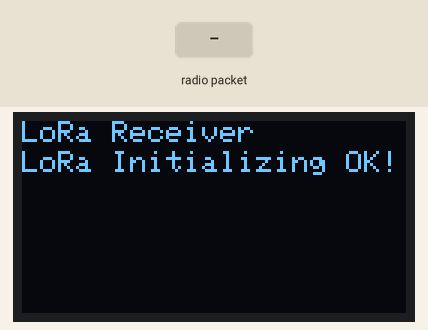
Bench run of a sketch on a simulated Arduino Uno, built with avr-gcc and run on an emulated ATmega328P. On the bench: 128×64 one-colour display. Inputs (shaded band) come from the test bench. No radio packets arrive unless stated; what the sketch prints to the serial monitor is not drawn.

Above: at 1.3 s.
1.4 s: radio packet "1" arrives
At 3.4 s:
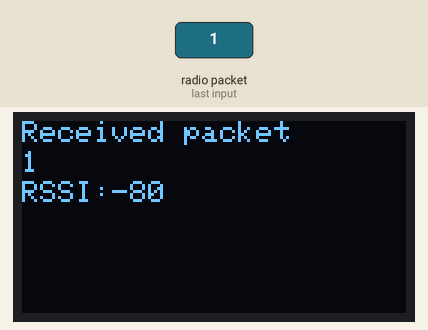
3.9 s: radio packet "0" arrives
At 5.3 s:
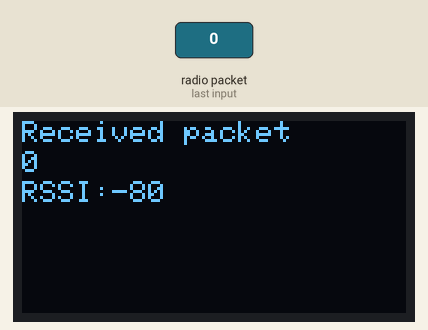
6.4 s: radio packet "2" arrives
At 6.9 s:
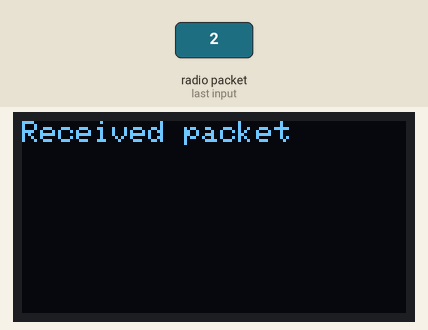
Timing chart, 0 to 9.4 s (numbered marks = the images above; inputs shaded):
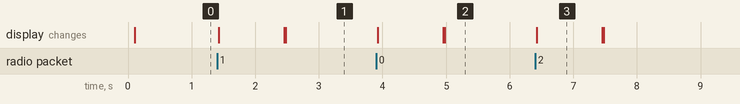

The sketch:

lora_receiver.ino
```cpp
#include <SPI.h>
#include <LoRa.h>
#include <Wire.h>
#include <Adafruit_SSD1306.h>
#include <Adafruit_GFX.h>

//define the pins used by the transceiver module
#define ss 5
#define rst 14
#define dio0 2

#define SCREEN_WIDTH 128 // OLED display width, in pixels
#define SCREEN_HEIGHT 64 // OLED display height, in pixels

// Declaration for an SSD1306 display connected to I2C (SDA, SCL pins)
#define OLED_RESET     4 // Reset pin # (or -1 if sharing Arduino reset pin)
Adafruit_SSD1306 display(SCREEN_WIDTH, SCREEN_HEIGHT, &Wire, OLED_RESET);

void setup() {
  // SSD1306_SWITCHCAPVCC = generate display voltage from 3.3V internally
  if(!display.begin(SSD1306_SWITCHCAPVCC, 0x3C)) { // Address 0x3C for 128x32
    Serial.println(F("SSD1306 allocation failed"));
    for(;;); // Don't proceed, loop forever
  }

  display.clearDisplay();
  display.setTextSize(1);
  display.setTextColor(WHITE);
  display.setCursor(0,0);
  display.println("LoRa Receiver");
  display.display();

  Serial.begin(115200);
  while (!Serial);
  Serial.println("LoRa Receiver");

  //setup LoRa transceiver module
  LoRa.setPins(ss, rst, dio0);

  //replace the LoRa.begin(---E-) argument with your location's frequency
  //note: the frequency should match the sender's frequency
  //433E6 for Asia
  //866E6 for Europe
  //915E6 for North America
  if (!LoRa.begin(866E6)) {
    Serial.println("Starting LoRa failed!");
    while (1);
  }
  Serial.println("LoRa Initializing OK!");
  display.setCursor(0,10);
  display.println("LoRa Initializing OK!");
  display.display();
}

void loop() {
  //try to parse packet
  int packetSize = LoRa.parsePacket();
  if (packetSize) {
    //received a packet
    Serial.print("Received packet ");
    display.clearDisplay();
    display.setCursor(0,0);
    display.print("Received packet ");
    display.display();

    //read packet
    while (LoRa.available()) {
      String LoRaData = LoRa.readString();
      Serial.print(LoRaData);
      display.setCursor(0,10);
      display.print(LoRaData);
      display.display();
    }

    //print RSSI of packet
    int rrsi = LoRa.packetRssi();
    Serial.print(" with RSSI ");
    Serial.println(rrsi);
    display.setCursor(0,20);
    display.print("RSSI: ");
    display.setCursor(30,20);
    display.print(rrsi);
    display.display();
  }
}
```

Measured:
- after the input at 1.4 s, the display: first changes at once (image 1 shows a later state)
- after the input at 3.9 s, the display: first changes at once (image 2 shows a later state)
- after the input at 6.4 s, the display: changes at once (image 3)
- what the display in image 3 shows lasts 1.1 s, from 6.4 s to 7.5 s
